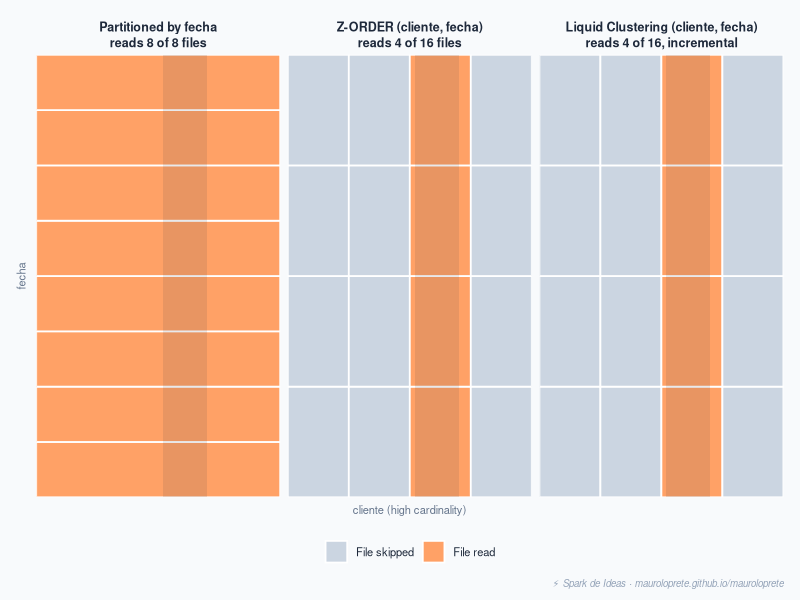
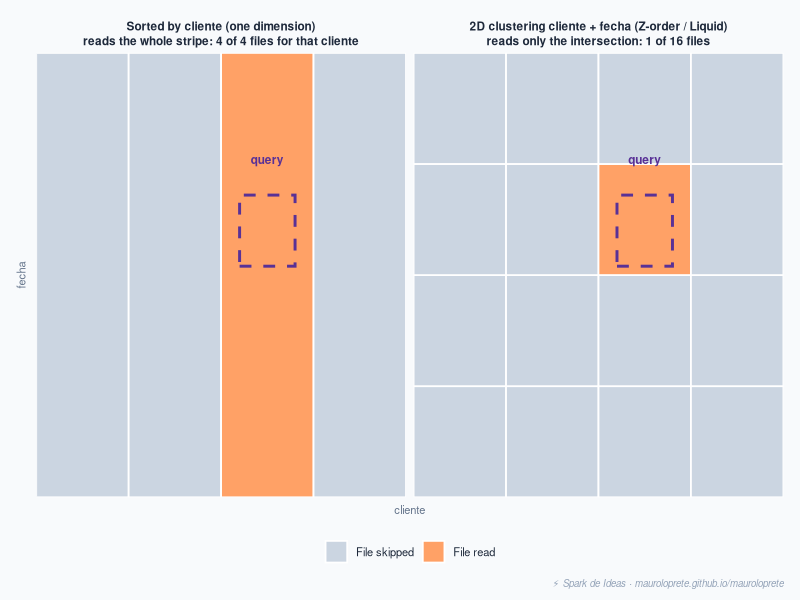
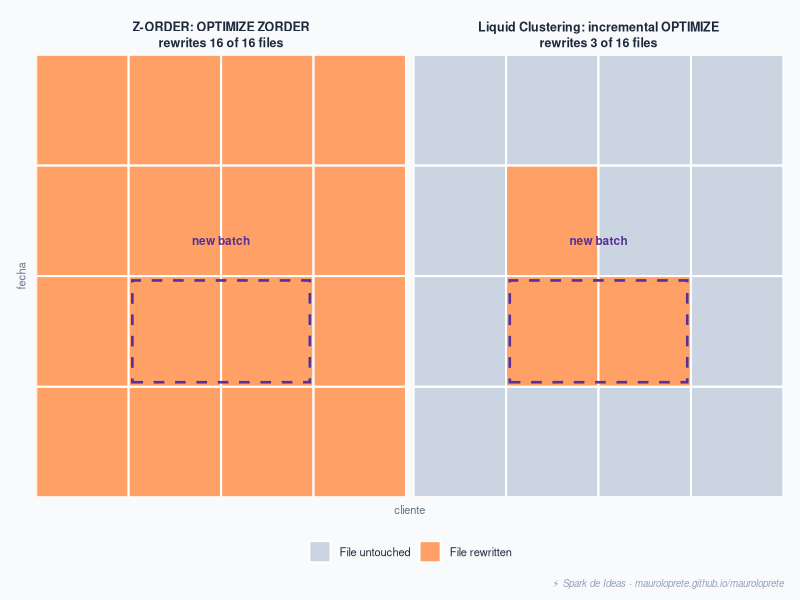
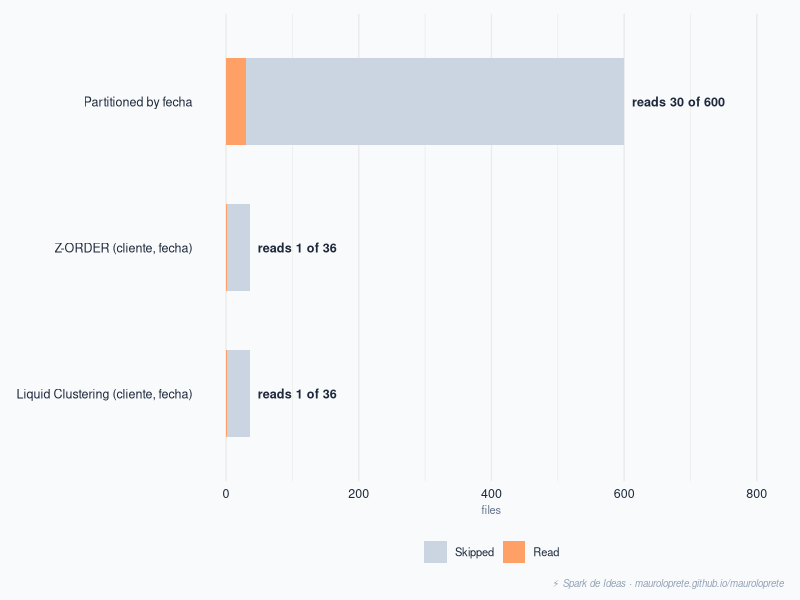
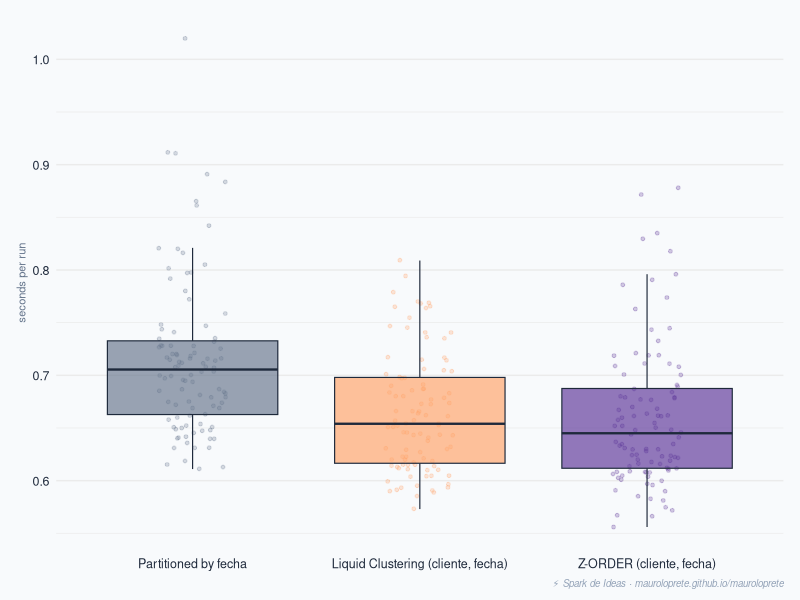
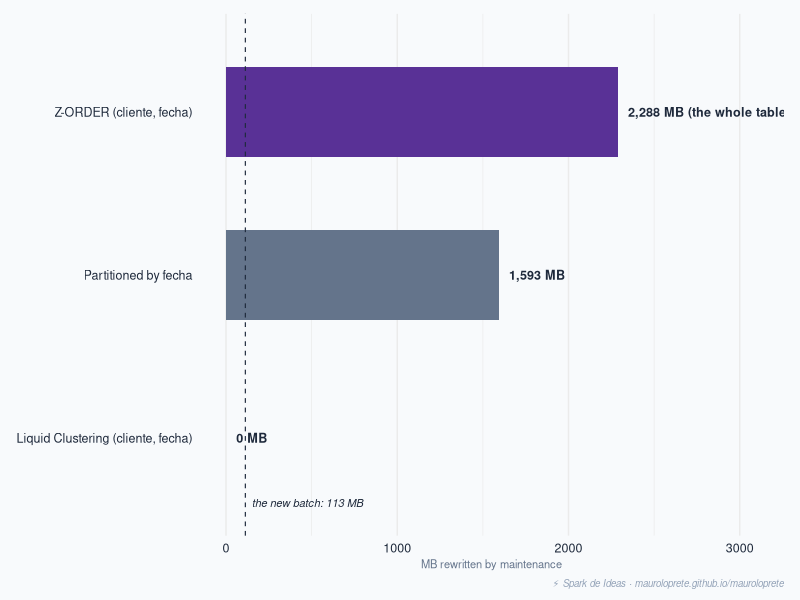

These charts were generated, in order, by the following R code:
## ---- chunk 1
#| echo: false
#| warning: false
#| message: false
#| fig-width: 10
#| fig-height: 4.3
#| fig-align: center
#| fig-cap: "Same query filtering by cliente. Partitioned by fecha, the engine reads the whole table because it can't skip any partition; clustered by cliente it reads only the fraction of files whose range crosses the filter."

library(ggplot2)

navy <- "#1e293b"; orange <- "#FFA166"; bg <- "#f8fafc"
gray <- "#64748b"; skipc <- "#cbd5e1"
qx1 <- 52; qx2 <- 70

make_files <- function(strategy) {
  if (strategy == "part") {
    ymins <- seq(0, 100, length.out = 9)[1:8]
    ymaxs <- seq(0, 100, length.out = 9)[2:9]
    df <- data.frame(xmin = 0, xmax = 100, ymin = ymins, ymax = ymaxs)
    df$read <- TRUE
  } else {
    xs <- seq(0, 100, length.out = 5); ys <- seq(0, 100, length.out = 5)
    g  <- expand.grid(i = 1:4, j = 1:4)
    df <- data.frame(xmin = xs[g$i], xmax = xs[g$i + 1],
                     ymin = ys[g$j], ymax = ys[g$j + 1])
    df$read <- !(df$xmax < qx1 | df$xmin > qx2)
  }
  df$strategy <- strategy; df
}

files <- rbind(make_files("part"), make_files("zorder"), make_files("liquid"))
lab <- c(part = "Partitioned by fecha\nreads 8 of 8 files",
         zorder = "Z-ORDER (cliente, fecha)\nreads 4 of 16 files",
         liquid = "Liquid Clustering (cliente, fecha)\nreads 4 of 16, incremental")
files$strategy <- factor(files$strategy, levels = names(lab), labels = lab)
qband <- data.frame(strategy = factor(lab, levels = lab))

ggplot() +
  geom_rect(data = files, aes(xmin = xmin, xmax = xmax, ymin = ymin, ymax = ymax, fill = read),
            color = "white", linewidth = 0.6) +
  geom_rect(data = qband, aes(xmin = qx1, xmax = qx2, ymin = 0, ymax = 100),
            fill = navy, alpha = 0.10, inherit.aes = FALSE) +
  facet_wrap(~strategy, nrow = 1) +
  scale_fill_manual(values = c(`TRUE` = orange, `FALSE` = skipc),
                    labels = c(`TRUE` = "File read", `FALSE` = "File skipped"), name = NULL) +
  labs(x = "cliente (high cardinality)", y = "fecha",
       caption = "⚡ Spark de Ideas · mauroloprete.github.io/mauroloprete") +
  coord_cartesian(xlim = c(0, 100), ylim = c(0, 100), expand = FALSE) +
  theme_minimal(base_size = 11) +
  theme(plot.background = element_rect(fill = bg, color = NA),
        panel.background = element_rect(fill = bg, color = NA),
        panel.grid = element_blank(),
        strip.text = element_text(face = "bold", color = navy, size = 9, lineheight = 1.05),
        axis.text = element_blank(), axis.ticks = element_blank(),
        axis.title = element_text(color = gray, size = 8),
        legend.position = "bottom", legend.text = element_text(color = navy, size = 8),
        plot.caption = element_text(color = "#94a3b8", size = 7, hjust = 1, face = "italic"),
        plot.margin = margin(10, 12, 8, 12))
## ---- chunk 2
#| echo: false
#| warning: false
#| message: false
#| fig-width: 10
#| fig-height: 4.4
#| fig-align: center
#| fig-cap: "The same query filters by cliente and by fecha. Sorted only by cliente, you have to read the whole stripe (every fecha for that cliente); clustered in two dimensions, only the file at the intersection gets read."

library(ggplot2)

navy <- "#1e293b"; orange <- "#FFA166"; bg <- "#f8fafc"
gray <- "#64748b"; skipc <- "#cbd5e1"; newc <- "#593196"

qx1 <- 55; qx2 <- 70; qy1 <- 52; qy2 <- 68

a <- data.frame(
  xmin = seq(0, 75, by = 25), xmax = seq(25, 100, by = 25),
  ymin = 0, ymax = 100)
a$read <- !(a$xmax < qx1 | a$xmin > qx2)
a$strategy <- "lin"

xs <- seq(0, 100, length.out = 5); ys <- seq(0, 100, length.out = 5)
g <- expand.grid(i = 1:4, j = 1:4)
b <- data.frame(xmin = xs[g$i], xmax = xs[g$i + 1], ymin = ys[g$j], ymax = ys[g$j + 1])
b$read <- !(b$xmax < qx1 | b$xmin > qx2) & !(b$ymax < qy1 | b$ymin > qy2)
b$strategy <- "2d"

files <- rbind(a[, c("xmin","xmax","ymin","ymax","read","strategy")],
               b[, c("xmin","xmax","ymin","ymax","read","strategy")])

lab <- c(lin = "Sorted by cliente (one dimension)\nreads the whole stripe: 4 of 4 files for that cliente",
         `2d` = "2D clustering cliente + fecha (Z-order / Liquid)\nreads only the intersection: 1 of 16 files")
files$strategy <- factor(files$strategy, levels = names(lab), labels = lab)
q <- data.frame(strategy = factor(lab, levels = lab),
                xmin = qx1, xmax = qx2, ymin = qy1, ymax = qy2)

ggplot() +
  geom_rect(data = files, aes(xmin = xmin, xmax = xmax, ymin = ymin, ymax = ymax, fill = read),
            color = "white", linewidth = 0.6) +
  geom_rect(data = q, aes(xmin = xmin, xmax = xmax, ymin = ymin, ymax = ymax),
            fill = NA, color = newc, linewidth = 1, linetype = "dashed", inherit.aes = FALSE) +
  geom_text(data = q, aes(x = (xmin + xmax) / 2, y = ymax + 8, label = "query"),
            color = newc, size = 3, fontface = "bold", inherit.aes = FALSE) +
  facet_wrap(~strategy, nrow = 1) +
  scale_fill_manual(values = c(`TRUE` = orange, `FALSE` = skipc),
                    labels = c(`TRUE` = "File read", `FALSE` = "File skipped"), name = NULL) +
  labs(x = "cliente", y = "fecha",
       caption = "⚡ Spark de Ideas · mauroloprete.github.io/mauroloprete") +
  coord_cartesian(xlim = c(0, 100), ylim = c(0, 100), expand = FALSE) +
  theme_minimal(base_size = 11) +
  theme(plot.background = element_rect(fill = bg, color = NA),
        panel.background = element_rect(fill = bg, color = NA),
        panel.grid = element_blank(),
        strip.text = element_text(face = "bold", color = navy, size = 8.5, lineheight = 1.05),
        axis.text = element_blank(), axis.ticks = element_blank(),
        axis.title = element_text(color = gray, size = 8),
        legend.position = "bottom", legend.text = element_text(color = navy, size = 8),
        plot.caption = element_text(color = "#94a3b8", size = 7, hjust = 1, face = "italic"),
        plot.margin = margin(10, 12, 8, 12))
## ---- chunk 3
#| echo: false
#| warning: false
#| message: false
#| fig-width: 9
#| fig-height: 4.3
#| fig-align: center
#| fig-cap: "A new batch lands. To keep the ordering, Z-ORDER rewrites all 16 files; Liquid Clustering's incremental OPTIMIZE rewrites only the 3 the batch touches."

library(ggplot2)

navy <- "#1e293b"; orange <- "#FFA166"; bg <- "#f8fafc"
gray <- "#64748b"; keep <- "#cbd5e1"; newc <- "#593196"

xs <- seq(0, 100, length.out = 5); ys <- seq(0, 100, length.out = 5)
g  <- expand.grid(i = 1:4, j = 1:4)
grid <- data.frame(xmin = xs[g$i], xmax = xs[g$i + 1],
                   ymin = ys[g$j], ymax = ys[g$j + 1], id = 1:16)

z <- grid; z$state <- "rewrite"; z$strategy <- "zorder"
l <- grid; l$state <- "keep"; l$state[l$id %in% c(6, 7, 10)] <- "rewrite"; l$strategy <- "liquid"
files <- rbind(z, l)

lab <- c(zorder = "Z-ORDER: OPTIMIZE ZORDER\nrewrites 16 of 16 files",
         liquid = "Liquid Clustering: incremental OPTIMIZE\nrewrites 3 of 16 files")
files$strategy <- factor(files$strategy, levels = names(lab), labels = lab)
newbatch <- data.frame(strategy = factor(lab, levels = lab),
                       xmin = 26, xmax = 74, ymin = 26, ymax = 49)

ggplot() +
  geom_rect(data = files, aes(xmin = xmin, xmax = xmax, ymin = ymin, ymax = ymax, fill = state),
            color = "white", linewidth = 0.7) +
  geom_rect(data = newbatch, aes(xmin = xmin, xmax = xmax, ymin = ymin, ymax = ymax),
            fill = NA, color = newc, linewidth = 0.9, linetype = "dashed", inherit.aes = FALSE) +
  geom_text(data = newbatch, aes(x = 50, y = 58, label = "new batch"),
            color = newc, size = 3, fontface = "bold", inherit.aes = FALSE) +
  facet_wrap(~strategy, nrow = 1) +
  scale_fill_manual(values = c(rewrite = orange, keep = keep),
                    labels = c(rewrite = "File rewritten", keep = "File untouched"), name = NULL) +
  labs(x = "cliente", y = "fecha",
       caption = "⚡ Spark de Ideas · mauroloprete.github.io/mauroloprete") +
  coord_cartesian(xlim = c(0, 100), ylim = c(0, 100), expand = FALSE) +
  theme_minimal(base_size = 11) +
  theme(plot.background = element_rect(fill = bg, color = NA),
        panel.background = element_rect(fill = bg, color = NA),
        panel.grid = element_blank(),
        strip.text = element_text(face = "bold", color = navy, size = 9, lineheight = 1.05),
        axis.text = element_blank(), axis.ticks = element_blank(),
        axis.title = element_text(color = gray, size = 8),
        legend.position = "bottom", legend.text = element_text(color = navy, size = 8),
        plot.caption = element_text(color = "#94a3b8", size = 7, hjust = 1, face = "italic"),
        plot.margin = margin(10, 12, 8, 12))
## ---- chunk 4
#| echo: false
#| warning: false
#| message: false
#| fig-width: 9
#| fig-height: 3.4
#| fig-align: center
#| fig-cap: "Out of each table's total files, how many the query read and how many it skipped. Partitioning doesn't just read more: its layout has 600 files where clustering has 36."

library(ggplot2)

navy <- "#1e293b"; orange <- "#FFA166"; bg <- "#f8fafc"
gray <- "#64748b"; skipc <- "#cbd5e1"

niveles <- c("Partitioned by fecha", "Z-ORDER (cliente, fecha)", "Liquid Clustering (cliente, fecha)")
d <- data.frame(
  estrategia = rep(niveles, each = 2),
  tipo = rep(c("Read", "Skipped"), 3),
  archivos = c(30, 570, 1, 35, 1, 35)
)
d$estrategia <- factor(d$estrategia, levels = rev(niveles))
d$tipo <- factor(d$tipo, levels = c("Skipped", "Read"))
etiquetas <- data.frame(
  estrategia = factor(niveles, levels = rev(niveles)),
  total = c(600, 36, 36),
  label = c("reads 30 of 600", "reads 1 of 36", "reads 1 of 36")
)

ggplot(d, aes(x = archivos, y = estrategia, fill = tipo)) +
  geom_col(width = 0.6) +
  geom_text(data = etiquetas, aes(x = total + 12, y = estrategia, label = label),
            inherit.aes = FALSE, hjust = 0, size = 3.2, color = navy, fontface = "bold") +
  scale_fill_manual(values = c(Skipped = skipc, Read = orange), name = NULL) +
  coord_cartesian(xlim = c(0, 800)) +
  labs(x = "files", y = NULL,
       caption = "⚡ Spark de Ideas · mauroloprete.github.io/mauroloprete") +
  theme_minimal(base_size = 11) +
  theme(plot.background = element_rect(fill = bg, color = NA),
        panel.background = element_rect(fill = bg, color = NA),
        panel.grid.major.y = element_blank(),
        axis.text = element_text(color = navy, size = 9),
        axis.title = element_text(color = gray, size = 8),
        legend.position = "bottom", legend.text = element_text(color = navy, size = 8),
        plot.caption = element_text(color = "#94a3b8", size = 7, hjust = 1, face = "italic"),
        plot.margin = margin(10, 12, 8, 12))
## ---- chunk 5
#| echo: false
#| warning: false
#| message: false
#| fig-width: 9
#| fig-height: 4
#| fig-align: center
#| fig-cap: "Wall-clock distribution of 100 runs per strategy, warm cache. Each point is one run; the box marks the median and interquartile range."

library(ggplot2)

navy <- "#1e293b"; orange <- "#FFA166"; bg <- "#f8fafc"
gray <- "#64748b"; purple <- "#593196"

corridas <- read.csv("corridas.csv")
labs_map <- c(particionado = "Partitioned by fecha",
              liquid = "Liquid Clustering (cliente, fecha)",
              zorder = "Z-ORDER (cliente, fecha)")
corridas$estrategia <- factor(labs_map[corridas$estrategia], levels = labs_map)

ggplot(corridas, aes(x = estrategia, y = segundos, fill = estrategia)) +
  geom_jitter(aes(color = estrategia), width = 0.15, alpha = 0.25, size = 1, show.legend = FALSE) +
  geom_boxplot(alpha = 0.65, outlier.shape = NA, color = navy, linewidth = 0.4, show.legend = FALSE) +
  scale_fill_manual(values = setNames(c(gray, orange, purple), labs_map)) +
  scale_color_manual(values = setNames(c(gray, orange, purple), labs_map)) +
  labs(x = NULL, y = "seconds per run",
       caption = "⚡ Spark de Ideas · mauroloprete.github.io/mauroloprete") +
  theme_minimal(base_size = 11) +
  theme(plot.background = element_rect(fill = bg, color = NA),
        panel.background = element_rect(fill = bg, color = NA),
        panel.grid.major.x = element_blank(),
        axis.text = element_text(color = navy, size = 9),
        axis.title = element_text(color = gray, size = 8),
        plot.caption = element_text(color = "#94a3b8", size = 7, hjust = 1, face = "italic"),
        plot.margin = margin(10, 12, 8, 12))
## ---- chunk 6
#| echo: false
#| warning: false
#| message: false
#| fig-width: 9
#| fig-height: 3.2
#| fig-align: center
#| fig-cap: "MB rewritten by maintenance to absorb a new 113 MB batch. Z-ORDER rewrites the whole table; Liquid's incremental OPTIMIZE rewrites nothing."

library(ggplot2)

navy <- "#1e293b"; orange <- "#FFA166"; bg <- "#f8fafc"
gray <- "#64748b"; purple <- "#593196"

niveles <- c("Z-ORDER (cliente, fecha)", "Partitioned by fecha", "Liquid Clustering (cliente, fecha)")
d <- data.frame(
  estrategia = factor(niveles, levels = rev(niveles)),
  mb = c(2288, 1593, 0),
  label = c("2,288 MB (the whole table)", "1,593 MB", "0 MB")
)

ggplot(d, aes(x = mb, y = estrategia, fill = estrategia)) +
  geom_col(width = 0.55, show.legend = FALSE) +
  geom_text(aes(x = mb + 60, label = label),
            hjust = 0, size = 3.2, color = navy, fontface = "bold") +
  geom_vline(xintercept = 113, linetype = "dashed", color = navy, linewidth = 0.4) +
  annotate("text", x = 150, y = 0.6, label = "the new batch: 113 MB",
           hjust = 0, size = 2.8, color = navy, fontface = "italic") +
  scale_fill_manual(values = setNames(c(purple, gray, orange), niveles)) +
  coord_cartesian(xlim = c(0, 3100)) +
  labs(x = "MB rewritten by maintenance", y = NULL,
       caption = "⚡ Spark de Ideas · mauroloprete.github.io/mauroloprete") +
  theme_minimal(base_size = 11) +
  theme(plot.background = element_rect(fill = bg, color = NA),
        panel.background = element_rect(fill = bg, color = NA),
        panel.grid.major.y = element_blank(),
        axis.text = element_text(color = navy, size = 9),
        axis.title = element_text(color = gray, size = 8),
        plot.caption = element_text(color = "#94a3b8", size = 7, hjust = 1, face = "italic"),
        plot.margin = margin(10, 12, 8, 12))
